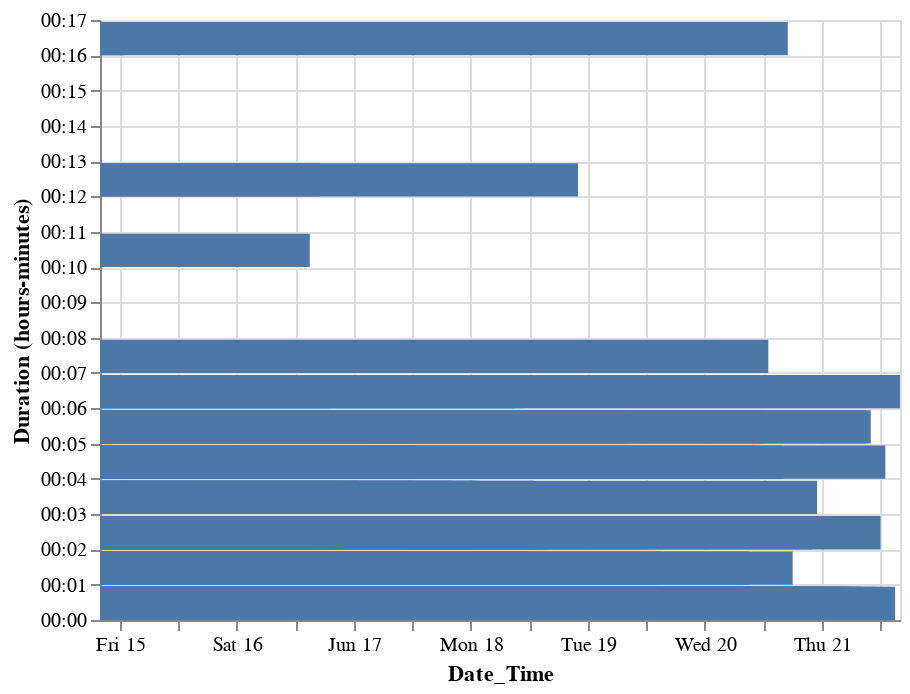

Write notebook code for a chart like this one.
### Code cell
chart = alt.Chart(tinder).mark_bar().encode(
#     x='day(Date):O',
    x='Date_Time:T',
    y='hoursminutes(Duration)'
)

chart

### Figure 1 — Vega-Lite specification as saved in the notebook (floating-point values rounded to 4 significant figures; data arrays with more than 128 entries replaced by an {"elided": "..."} marker saying what was removed)
{"$schema": "https://vega.github.io/schema/vega-lite/v2.4.3.json", "config": {"view": {"height": 300, "width": 400}}, "data": {"values": {"elided": "165 records"}}, "encoding": {"x": {"field": "Date_Time", "type": "temporal"}, "y": {"field": "Duration", "timeUnit": "hoursminutes", "type": "temporal"}}, "mark": "bar"}
